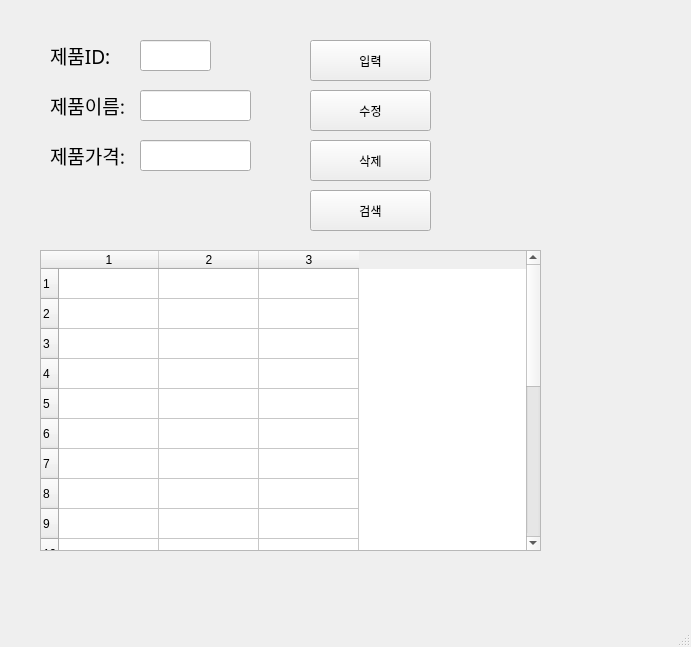
<?xml version="1.0" encoding="UTF-8"?>
<ui version="4.0">
 <class>MainWindow</class>
 <widget class="QMainWindow" name="MainWindow">
  <property name="geometry">
   <rect>
    <x>0</x>
    <y>0</y>
    <width>691</width>
    <height>647</height>
   </rect>
  </property>
  <property name="windowTitle">
   <string>MainWindow</string>
  </property>
  <widget class="QWidget" name="centralwidget">
   <widget class="QLabel" name="label">
    <property name="geometry">
     <rect>
      <x>50</x>
      <y>40</y>
      <width>81</width>
      <height>31</height>
     </rect>
    </property>
    <property name="font">
     <font>
      <family>맑은 고딕</family>
      <pointsize>14</pointsize>
     </font>
    </property>
    <property name="text">
     <string>제품ID:</string>
    </property>
   </widget>
   <widget class="QLabel" name="label_2">
    <property name="geometry">
     <rect>
      <x>50</x>
      <y>90</y>
      <width>81</width>
      <height>31</height>
     </rect>
    </property>
    <property name="font">
     <font>
      <family>맑은 고딕</family>
      <pointsize>14</pointsize>
     </font>
    </property>
    <property name="text">
     <string>제품이름:</string>
    </property>
   </widget>
   <widget class="QLabel" name="label_3">
    <property name="geometry">
     <rect>
      <x>50</x>
      <y>140</y>
      <width>81</width>
      <height>31</height>
     </rect>
    </property>
    <property name="font">
     <font>
      <family>맑은 고딕</family>
      <pointsize>14</pointsize>
     </font>
    </property>
    <property name="text">
     <string>제품가격:</string>
    </property>
   </widget>
   <widget class="QLineEdit" name="prodID">
    <property name="geometry">
     <rect>
      <x>140</x>
      <y>40</y>
      <width>71</width>
      <height>31</height>
     </rect>
    </property>
   </widget>
   <widget class="QLineEdit" name="prodName">
    <property name="geometry">
     <rect>
      <x>140</x>
      <y>90</y>
      <width>111</width>
      <height>31</height>
     </rect>
    </property>
   </widget>
   <widget class="QLineEdit" name="prodPrice">
    <property name="geometry">
     <rect>
      <x>140</x>
      <y>140</y>
      <width>111</width>
      <height>31</height>
     </rect>
    </property>
   </widget>
   <widget class="QPushButton" name="pushButton">
    <property name="geometry">
     <rect>
      <x>310</x>
      <y>40</y>
      <width>121</width>
      <height>41</height>
     </rect>
    </property>
    <property name="text">
     <string>입력</string>
    </property>
   </widget>
   <widget class="QPushButton" name="pushButton_2">
    <property name="geometry">
     <rect>
      <x>310</x>
      <y>90</y>
      <width>121</width>
      <height>41</height>
     </rect>
    </property>
    <property name="text">
     <string>수정</string>
    </property>
   </widget>
   <widget class="QPushButton" name="pushButton_3">
    <property name="geometry">
     <rect>
      <x>310</x>
      <y>140</y>
      <width>121</width>
      <height>41</height>
     </rect>
    </property>
    <property name="text">
     <string>삭제</string>
    </property>
   </widget>
   <widget class="QPushButton" name="pushButton_4">
    <property name="geometry">
     <rect>
      <x>310</x>
      <y>190</y>
      <width>121</width>
      <height>41</height>
     </rect>
    </property>
    <property name="text">
     <string>검색</string>
    </property>
   </widget>
   <widget class="QTableWidget" name="tableWidget">
    <property name="geometry">
     <rect>
      <x>40</x>
      <y>250</y>
      <width>501</width>
      <height>301</height>
     </rect>
    </property>
    <property name="rowCount">
     <number>20</number>
    </property>
    <property name="columnCount">
     <number>3</number>
    </property>
    <row/>
    <row/>
    <row/>
    <row/>
    <row/>
    <row/>
    <row/>
    <row/>
    <row/>
    <row/>
    <row/>
    <row/>
    <row/>
    <row/>
    <row/>
    <row/>
    <row/>
    <row/>
    <row/>
    <row/>
    <column/>
    <column/>
    <column/>
   </widget>
  </widget>
  <widget class="QMenuBar" name="menubar">
   <property name="geometry">
    <rect>
     <x>0</x>
     <y>0</y>
     <width>691</width>
     <height>21</height>
    </rect>
   </property>
  </widget>
  <widget class="QStatusBar" name="statusbar"/>
 </widget>
 <resources/>
 <connections>
  <connection>
   <sender>pushButton</sender>
   <signal>clicked()</signal>
   <receiver>MainWindow</receiver>
   <slot>addProduct()</slot>
   <hints>
    <hint type="sourcelabel">
     <x>394</x>
     <y>72</y>
    </hint>
    <hint type="destinationlabel">
     <x>470</x>
     <y>95</y>
    </hint>
   </hints>
  </connection>
  <connection>
   <sender>pushButton_2</sender>
   <signal>clicked()</signal>
   <receiver>MainWindow</receiver>
   <slot>updateProduct()</slot>
   <hints>
    <hint type="sourcelabel">
     <x>418</x>
     <y>129</y>
    </hint>
    <hint type="destinationlabel">
     <x>470</x>
     <y>136</y>
    </hint>
   </hints>
  </connection>
  <connection>
   <sender>pushButton_3</sender>
   <signal>clicked()</signal>
   <receiver>MainWindow</receiver>
   <slot>removeProduct()</slot>
   <hints>
    <hint type="sourcelabel">
     <x>409</x>
     <y>175</y>
    </hint>
    <hint type="destinationlabel">
     <x>469</x>
     <y>183</y>
    </hint>
   </hints>
  </connection>
  <connection>
   <sender>pushButton_4</sender>
   <signal>clicked()</signal>
   <receiver>MainWindow</receiver>
   <slot>getProduct()</slot>
   <hints>
    <hint type="sourcelabel">
     <x>406</x>
     <y>219</y>
    </hint>
    <hint type="destinationlabel">
     <x>471</x>
     <y>229</y>
    </hint>
   </hints>
  </connection>
 </connections>
 <slots>
  <slot>addProduct()</slot>
  <slot>updateProduct()</slot>
  <slot>removeProduct()</slot>
  <slot>getProduct()</slot>
 </slots>
</ui>
